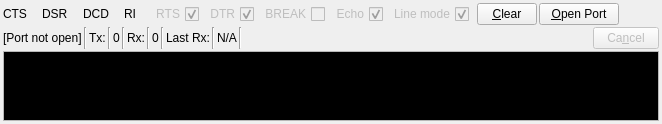
        <widget class="QWidget" name="tab_Term">
         <property name="enabled">
          <bool>true</bool>
         </property>
         <property name="sizePolicy">
          <sizepolicy hsizetype="Expanding" vsizetype="Expanding">
           <horstretch>0</horstretch>
           <verstretch>0</verstretch>
          </sizepolicy>
         </property>
         <attribute name="title">
          <string>&amp;Terminal</string>
         </attribute>
         <layout class="QGridLayout" name="gridLayout_11">
          <property name="leftMargin">
           <number>3</number>
          </property>
          <property name="topMargin">
           <number>3</number>
          </property>
          <property name="rightMargin">
           <number>3</number>
          </property>
          <property name="bottomMargin">
           <number>3</number>
          </property>
          <property name="spacing">
           <number>2</number>
          </property>
          <item row="0" column="0">
           <layout class="QGridLayout" name="gridLayout_4">
            <property name="spacing">
             <number>2</number>
            </property>
            <item row="5" column="0">
             <layout class="QHBoxLayout" name="horizontalLayout_3">
              <property name="spacing">
               <number>2</number>
              </property>
              <property name="topMargin">
               <number>0</number>
              </property>
              <property name="bottomMargin">
               <number>0</number>
              </property>
              <item>
               <widget class="QLabel" name="label_TermConn">
                <property name="text">
                 <string>[Port not open]</string>
                </property>
               </widget>
              </item>
              <item>
               <widget class="Line" name="line">
                <property name="orientation">
                 <enum>Qt::Orientation::Vertical</enum>
                </property>
               </widget>
              </item>
              <item>
               <widget class="QLabel" name="label_18">
                <property name="maximumSize">
                 <size>
                  <width>20</width>
                  <height>16777215</height>
                 </size>
                </property>
                <property name="text">
                 <string>Tx:</string>
                </property>
               </widget>
              </item>
              <item>
               <widget class="Line" name="line_3">
                <property name="orientation">
                 <enum>Qt::Orientation::Vertical</enum>
                </property>
               </widget>
              </item>
              <item>
               <widget class="QLabel" name="label_TermTx">
                <property name="text">
                 <string>0</string>
                </property>
               </widget>
              </item>
              <item>
               <widget class="Line" name="line_5">
                <property name="orientation">
                 <enum>Qt::Orientation::Vertical</enum>
                </property>
               </widget>
              </item>
              <item>
               <widget class="QLabel" name="label_20">
                <property name="maximumSize">
                 <size>
                  <width>20</width>
                  <height>16777215</height>
                 </size>
                </property>
                <property name="text">
                 <string>Rx:</string>
                </property>
               </widget>
              </item>
              <item>
               <widget class="Line" name="line_6">
                <property name="orientation">
                 <enum>Qt::Orientation::Vertical</enum>
                </property>
               </widget>
              </item>
              <item>
               <widget class="QLabel" name="label_TermRx">
                <property name="text">
                 <string>0</string>
                </property>
               </widget>
              </item>
              <item>
               <widget class="Line" name="line_7">
                <property name="orientation">
                 <enum>Qt::Orientation::Vertical</enum>
                </property>
               </widget>
              </item>
              <item>
               <widget class="QLabel" name="label_44">
                <property name="text">
                 <string>Last Rx:</string>
                </property>
               </widget>
              </item>
              <item>
               <widget class="Line" name="line_10">
                <property name="orientation">
                 <enum>Qt::Orientation::Vertical</enum>
                </property>
               </widget>
              </item>
              <item>
               <widget class="QLabel" name="label_LastRx">
                <property name="text">
                 <string>N/A</string>
                </property>
               </widget>
              </item>
              <item>
               <widget class="Line" name="line_9">
                <property name="orientation">
                 <enum>Qt::Orientation::Vertical</enum>
                </property>
               </widget>
              </item>
              <item>
               <spacer name="horizontalSpacer_6">
                <property name="orientation">
                 <enum>Qt::Orientation::Horizontal</enum>
                </property>
                <property name="sizeHint" stdset="0">
                 <size>
                  <width>40</width>
                  <height>20</height>
                 </size>
                </property>
               </spacer>
              </item>
              <item>
               <widget class="QPushButton" name="btn_Cancel">
                <property name="enabled">
                 <bool>false</bool>
                </property>
                <property name="sizePolicy">
                 <sizepolicy hsizetype="Maximum" vsizetype="Fixed">
                  <horstretch>0</horstretch>
                  <verstretch>0</verstretch>
                 </sizepolicy>
                </property>
                <property name="minimumSize">
                 <size>
                  <width>0</width>
                  <height>0</height>
                 </size>
                </property>
                <property name="maximumSize">
                 <size>
                  <width>66</width>
                  <height>16777215</height>
                 </size>
                </property>
                <property name="text">
                 <string>Ca&amp;ncel</string>
                </property>
               </widget>
              </item>
             </layout>
            </item>
            <item row="7" column="0">
             <layout class="QVBoxLayout" name="verticalLayout_4">
              <property name="spacing">
               <number>0</number>
              </property>
              <property name="topMargin">
               <number>0</number>
              </property>
              <property name="bottomMargin">
               <number>0</number>
              </property>
              <item>
               <widget class="QSplitter" name="splitterLayout_1">
                <property name="orientation">
                 <enum>Qt::Orientation::Vertical</enum>
                </property>
                <widget class="AutScrollEdit" name="text_TermEditData">
                 <property name="enabled">
                  <bool>true</bool>
                 </property>
                 <property name="sizePolicy">
                  <sizepolicy hsizetype="Expanding" vsizetype="Expanding">
                   <horstretch>0</horstretch>
                   <verstretch>0</verstretch>
                  </sizepolicy>
                 </property>
                 <property name="maximumSize">
                  <size>
                   <width>16777215</width>
                   <height>166666</height>
                  </size>
                 </property>
                 <property name="palette">
                  <palette>
                   <active>
                    <colorrole role="WindowText">
                     <brush brushstyle="SolidPattern">
                      <color alpha="255">
                       <red>255</red>
                       <green>255</green>
                       <blue>255</blue>
                      </color>
                     </brush>
                    </colorrole>
                    <colorrole role="Text">
                     <brush brushstyle="SolidPattern">
                      <color alpha="255">
                       <red>255</red>
                       <green>255</green>
                       <blue>255</blue>
                      </color>
                     </brush>
                    </colorrole>
                    <colorrole role="Base">
                     <brush brushstyle="SolidPattern">
                      <color alpha="255">
                       <red>0</red>
                       <green>0</green>
                       <blue>0</blue>
                      </color>
                     </brush>
                    </colorrole>
                    <colorrole role="PlaceholderText">
                     <brush brushstyle="NoBrush">
                      <color alpha="128">
                       <red>255</red>
                       <green>255</green>
                       <blue>255</blue>
                      </color>
                     </brush>
                    </colorrole>
                   </active>
                   <inactive>
                    <colorrole role="WindowText">
                     <brush brushstyle="SolidPattern">
                      <color alpha="255">
                       <red>255</red>
                       <green>255</green>
                       <blue>255</blue>
                      </color>
                     </brush>
                    </colorrole>
                    <colorrole role="Text">
                     <brush brushstyle="SolidPattern">
                      <color alpha="255">
                       <red>255</red>
                       <green>255</green>
                       <blue>255</blue>
                      </color>
                     </brush>
                    </colorrole>
                    <colorrole role="Base">
                     <brush brushstyle="SolidPattern">
                      <color alpha="255">
                       <red>0</red>
                       <green>0</green>
                       <blue>0</blue>
                      </color>
                     </brush>
                    </colorrole>
                    <colorrole role="PlaceholderText">
                     <brush brushstyle="NoBrush">
                      <color alpha="128">
                       <red>255</red>
                       <green>255</green>
                       <blue>255</blue>
                      </color>
                     </brush>
                    </colorrole>
                   </inactive>
                   <disabled>
                    <colorrole role="WindowText">
                     <brush brushstyle="SolidPattern">
                      <color alpha="255">
                       <red>120</red>
                       <green>120</green>
                       <blue>120</blue>
                      </color>
                     </brush>
                    </colorrole>
                    <colorrole role="Text">
                     <brush brushstyle="SolidPattern">
                      <color alpha="255">
                       <red>120</red>
                       <green>120</green>
                       <blue>120</blue>
                      </color>
                     </brush>
                    </colorrole>
                    <colorrole role="Base">
                     <brush brushstyle="SolidPattern">
                      <color alpha="255">
                       <red>240</red>
                       <green>240</green>
                       <blue>240</blue>
                      </color>
                     </brush>
                    </colorrole>
                    <colorrole role="PlaceholderText">
                     <brush brushstyle="NoBrush">
                      <color alpha="128">
                       <red>255</red>
                       <green>255</green>
                       <blue>255</blue>
                      </color>
                     </brush>
                    </colorrole>
                   </disabled>
                  </palette>
                 </property>
                 <property name="verticalScrollBarPolicy">
                  <enum>Qt::ScrollBarPolicy::ScrollBarAsNeeded</enum>
                 </property>
                 <property name="horizontalScrollBarPolicy">
                  <enum>Qt::ScrollBarPolicy::ScrollBarAlwaysOff</enum>
                 </property>
                 <property name="sizeAdjustPolicy">
                  <enum>QAbstractScrollArea::SizeAdjustPolicy::AdjustToContents</enum>
                 </property>
                 <property name="undoRedoEnabled">
                  <bool>false</bool>
                 </property>
                 <property name="readOnly">
                  <bool>false</bool>
                 </property>
                </widget>
               </widget>
              </item>
             </layout>
            </item>
            <item row="4" column="0">
             <layout class="QHBoxLayout" name="horizontalLayout_2">
              <property name="spacing">
               <number>2</number>
              </property>
              <property name="leftMargin">
               <number>0</number>
              </property>
              <property name="topMargin">
               <number>0</number>
              </property>
              <property name="rightMargin">
               <number>0</number>
              </property>
              <property name="bottomMargin">
               <number>0</number>
              </property>
              <item>
               <widget class="QLabel" name="label_11">
                <property name="text">
                 <string>CTS</string>
                </property>
               </widget>
              </item>
              <item>
               <widget class="QLabel" name="image_CTS">
                <property name="text">
                 <string/>
                </property>
               </widget>
              </item>
              <item>
               <spacer name="horizontalSpacer_4">
                <property name="orientation">
                 <enum>Qt::Orientation::Horizontal</enum>
                </property>
                <property name="sizeType">
                 <enum>QSizePolicy::Policy::Fixed</enum>
                </property>
                <property name="sizeHint" stdset="0">
                 <size>
                  <width>4</width>
                  <height>20</height>
                 </size>
                </property>
               </spacer>
              </item>
              <item>
               <widget class="QLabel" name="label_12">
                <property name="text">
                 <string>DSR</string>
                </property>
               </widget>
              </item>
              <item>
               <widget class="QLabel" name="image_DSR">
                <property name="text">
                 <string/>
                </property>
               </widget>
              </item>
              <item>
               <spacer name="horizontalSpacer_7">
                <property name="orientation">
                 <enum>Qt::Orientation::Horizontal</enum>
                </property>
                <property name="sizeType">
                 <enum>QSizePolicy::Policy::Fixed</enum>
                </property>
                <property name="sizeHint" stdset="0">
                 <size>
                  <width>4</width>
                  <height>20</height>
                 </size>
                </property>
               </spacer>
              </item>
              <item>
               <widget class="QLabel" name="label_13">
                <property name="text">
                 <string>DCD</string>
                </property>
               </widget>
              </item>
              <item>
               <widget class="QLabel" name="image_DCD">
                <property name="text">
                 <string/>
                </property>
               </widget>
              </item>
              <item>
               <spacer name="horizontalSpacer_14">
                <property name="orientation">
                 <enum>Qt::Orientation::Horizontal</enum>
                </property>
                <property name="sizeType">
                 <enum>QSizePolicy::Policy::Fixed</enum>
                </property>
                <property name="sizeHint" stdset="0">
                 <size>
                  <width>4</width>
                  <height>20</height>
                 </size>
                </property>
               </spacer>
              </item>
              <item>
               <widget class="QLabel" name="label_14">
                <property name="text">
                 <string>RI</string>
                </property>
               </widget>
              </item>
              <item>
               <widget class="QLabel" name="image_RI">
                <property name="text">
                 <string/>
                </property>
               </widget>
              </item>
              <item>
               <spacer name="horizontalSpacer_23">
                <property name="orientation">
                 <enum>Qt::Orientation::Horizontal</enum>
                </property>
                <property name="sizeType">
                 <enum>QSizePolicy::Policy::Fixed</enum>
                </property>
                <property name="sizeHint" stdset="0">
                 <size>
                  <width>3</width>
                  <height>20</height>
                 </size>
                </property>
               </spacer>
              </item>
              <item>
               <widget class="QCheckBox" name="check_RTS">
                <property name="enabled">
                 <bool>false</bool>
                </property>
                <property name="layoutDirection">
                 <enum>Qt::LayoutDirection::RightToLeft</enum>
                </property>
                <property name="text">
                 <string>RTS</string>
                </property>
                <property name="checked">
                 <bool>true</bool>
                </property>
               </widget>
              </item>
              <item>
               <spacer name="horizontalSpacer_24">
                <property name="orientation">
                 <enum>Qt::Orientation::Horizontal</enum>
                </property>
                <property name="sizeType">
                 <enum>QSizePolicy::Policy::Fixed</enum>
                </property>
                <property name="sizeHint" stdset="0">
                 <size>
                  <width>3</width>
                  <height>20</height>
                 </size>
                </property>
               </spacer>
              </item>
              <item>
               <widget class="QCheckBox" name="check_DTR">
                <property name="enabled">
                 <bool>false</bool>
                </property>
                <property name="layoutDirection">
                 <enum>Qt::LayoutDirection::RightToLeft</enum>
                </property>
                <property name="text">
                 <string>DTR</string>
                </property>
                <property name="checked">
                 <bool>true</bool>
                </property>
               </widget>
              </item>
              <item>
               <spacer name="horizontalSpacer_31">
                <property name="orientation">
                 <enum>Qt::Orientation::Horizontal</enum>
                </property>
                <property name="sizeType">
                 <enum>QSizePolicy::Policy::Fixed</enum>
                </property>
                <property name="sizeHint" stdset="0">
                 <size>
                  <width>3</width>
                  <height>20</height>
                 </size>
                </property>
               </spacer>
              </item>
              <item>
               <widget class="QCheckBox" name="check_Break">
                <property name="enabled">
                 <bool>false</bool>
                </property>
                <property name="layoutDirection">
                 <enum>Qt::LayoutDirection::RightToLeft</enum>
                </property>
                <property name="text">
                 <string>BREAK</string>
                </property>
               </widget>
              </item>
              <item>
               <spacer name="horizontalSpacer_32">
                <property name="orientation">
                 <enum>Qt::Orientation::Horizontal</enum>
                </property>
                <property name="sizeType">
                 <enum>QSizePolicy::Policy::Fixed</enum>
                </property>
                <property name="sizeHint" stdset="0">
                 <size>
                  <width>3</width>
                  <height>20</height>
                 </size>
                </property>
               </spacer>
              </item>
              <item>
               <widget class="QCheckBox" name="check_Echo">
                <property name="enabled">
                 <bool>false</bool>
                </property>
                <property name="layoutDirection">
                 <enum>Qt::LayoutDirection::RightToLeft</enum>
                </property>
                <property name="text">
                 <string>Echo</string>
                </property>
                <property name="checked">
                 <bool>true</bool>
                </property>
               </widget>
              </item>
              <item>
               <spacer name="horizontalSpacer_34">
                <property name="orientation">
                 <enum>Qt::Orientation::Horizontal</enum>
                </property>
                <property name="sizeType">
                 <enum>QSizePolicy::Policy::Fixed</enum>
                </property>
                <property name="sizeHint" stdset="0">
                 <size>
                  <width>3</width>
                  <height>20</height>
                 </size>
                </property>
               </spacer>
              </item>
              <item>
               <widget class="QCheckBox" name="check_Line">
                <property name="enabled">
                 <bool>false</bool>
                </property>
                <property name="layoutDirection">
                 <enum>Qt::LayoutDirection::RightToLeft</enum>
                </property>
                <property name="text">
                 <string>Line mode</string>
                </property>
                <property name="checked">
                 <bool>true</bool>
                </property>
               </widget>
              </item>
              <item>
               <spacer name="horizontalSpacer_33">
                <property name="orientation">
                 <enum>Qt::Orientation::Horizontal</enum>
                </property>
                <property name="sizeType">
                 <enum>QSizePolicy::Policy::Fixed</enum>
                </property>
                <property name="sizeHint" stdset="0">
                 <size>
                  <width>6</width>
                  <height>20</height>
                 </size>
                </property>
               </spacer>
              </item>
              <item>
               <widget class="QPushButton" name="btn_TermClear">
                <property name="sizePolicy">
                 <sizepolicy hsizetype="Maximum" vsizetype="Fixed">
                  <horstretch>0</horstretch>
                  <verstretch>0</verstretch>
                 </sizepolicy>
                </property>
                <property name="maximumSize">
                 <size>
                  <width>60</width>
                  <height>16777215</height>
                 </size>
                </property>
                <property name="text">
                 <string>&amp;Clear</string>
                </property>
               </widget>
              </item>
              <item>
               <widget class="QPushButton" name="btn_TermClose">
                <property name="maximumSize">
                 <size>
                  <width>90</width>
                  <height>16777215</height>
                 </size>
                </property>
                <property name="text">
                 <string>&amp;Open Port</string>
                </property>
               </widget>
              </item>
              <item>
               <spacer name="horizontalSpacer_5">
                <property name="orientation">
                 <enum>Qt::Orientation::Horizontal</enum>
                </property>
                <property name="sizeHint" stdset="0">
                 <size>
                  <width>40</width>
                  <height>20</height>
                 </size>
                </property>
               </spacer>
              </item>
             </layout>
            </item>
           </layout>
          </item>
         </layout>
        </widget>
